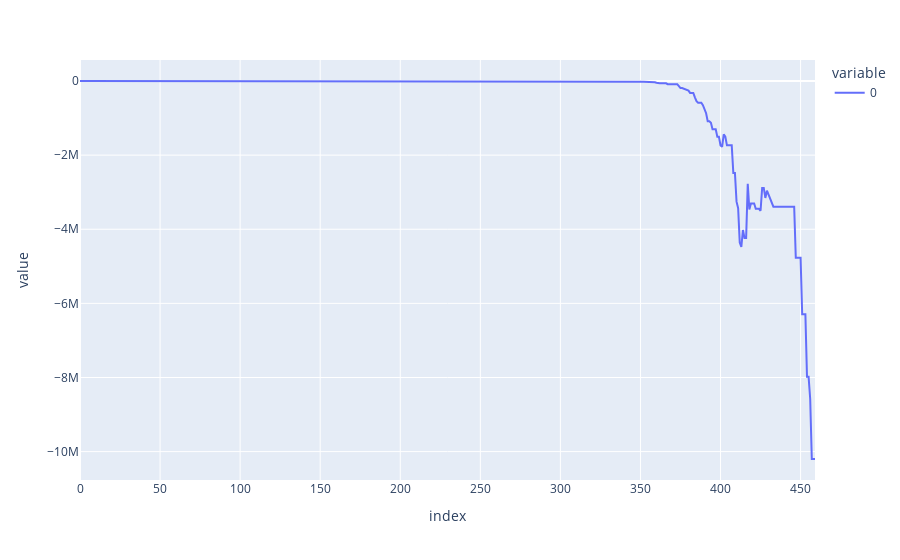

Here is the notebook cell this chart was saved with:
### Code cell
px.line(np.array(gb_portfolio))

### Figure 1 — Plotly figure (JSON) as saved in the notebook; plotly's stock layout.template omitted (floating-point values rounded to 4 significant figures; data arrays with more than 128 entries replaced by an {"elided": "..."} marker saying what was removed)
{"data": [{"hovertemplate": "variable=0<br>index=%{x}<br>value=%{y}<extra></extra>", "legendgroup": "0", "line": {"color": "#636efa", "dash": "solid"}, "marker": {"symbol": "circle"}, "mode": "lines", "name": "0", "orientation": "v", "showlegend": true, "type": "scatter", "x": {"elided": "460 int values"}, "xaxis": "x", "y": {"elided": "460 float values"}, "yaxis": "y"}], "layout": {"legend": {"title": {"text": "variable"}, "tracegroupgap": 0}, "margin": {"t": 60}, "xaxis": {"anchor": "y", "domain": [0, 1], "title": {"text": "index"}}, "yaxis": {"anchor": "x", "domain": [0, 1], "title": {"text": "value"}}}}
